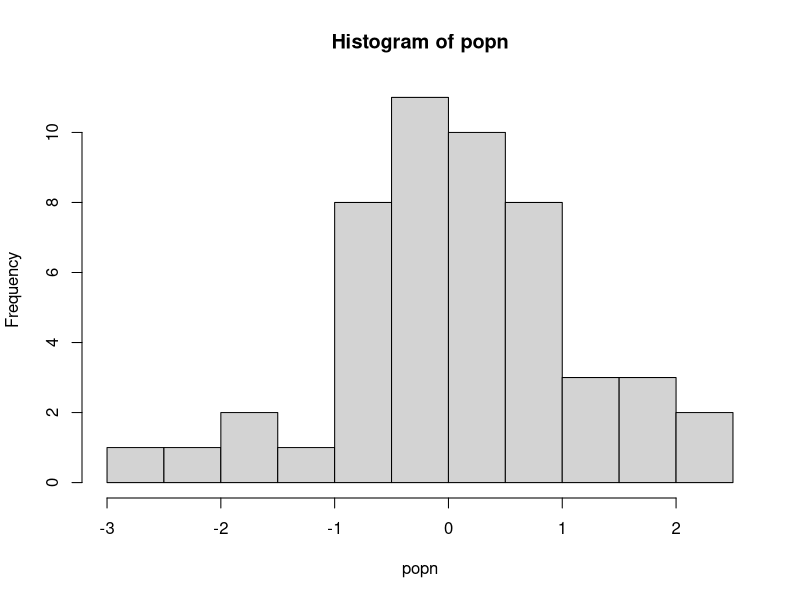

Reproduce this figure in R. (Note: this script raises an error after producing the figure.)
doit <- function(x){
    temp_x <- sample(x, replace = TRUE)
    if(length(unique(temp_x)) > 30) {#only take mean if sample was sufficient
         print(paste("Mean of this sample was:", as.character(mean(temp_x))))
        } 
    else {
        stop("Couldn't calculate mean: too few unique values!")
        }
    }
    popn <- rnorm(50)

hist(popn)

lapply(1:15, function(i) doit(popn))

result <- lapply(1:15, function(i) try(doit(popn), FALSE))

class(result)

result

result <- vector("list", 15) #Preallocate/Initialize
for(i in 1:15) {
    result[[i]] <- try(doit(popn), FALSE)
    }